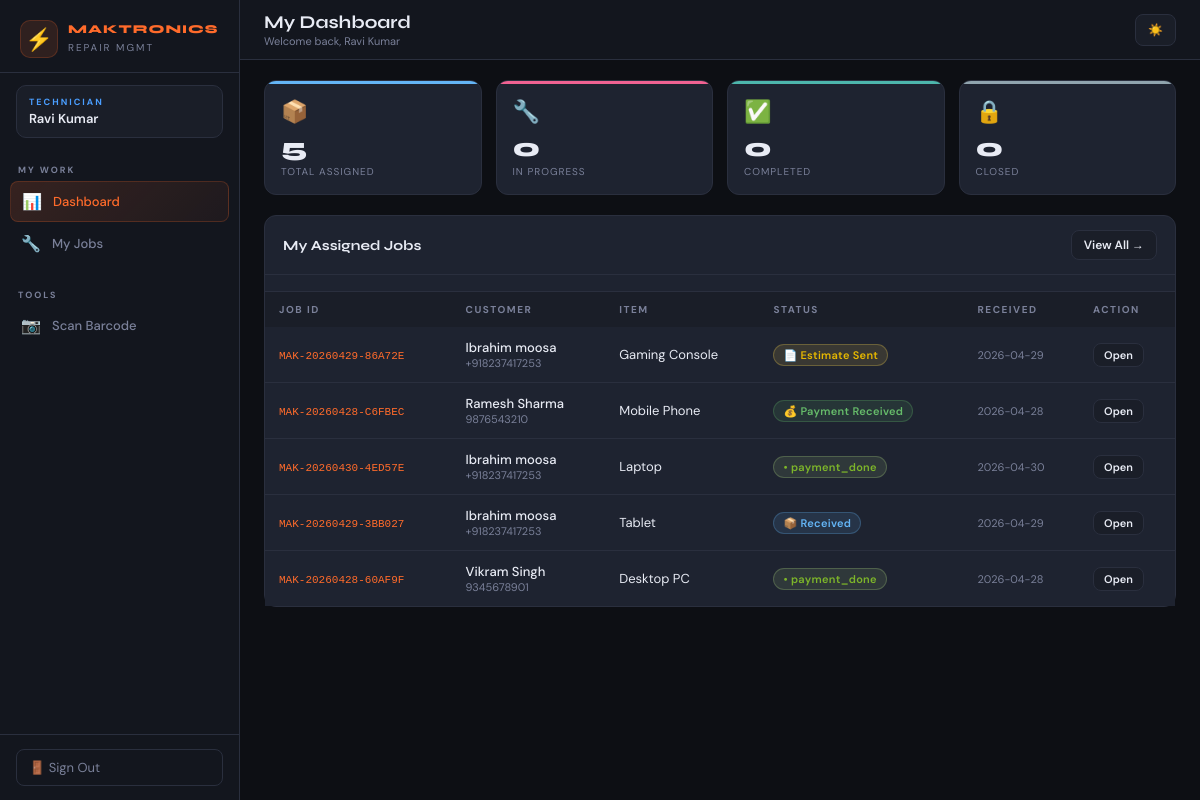
Page /tech (signed in) on the committed database.
### tables this page shows
CREATE TABLE jobs (
                id INTEGER PRIMARY KEY AUTOINCREMENT,
                job_id TEXT UNIQUE NOT NULL,
                customer_name TEXT,
                customer_phone TEXT,
                customer_email TEXT,
                item_description TEXT,
                item_type TEXT,
                barcode TEXT,
                status TEXT DEFAULT 'received',
                assigned_tech_id INTEGER,
                received_at TIMESTAMP DEFAULT CURRENT_TIMESTAMP,
                updated_at TIMESTAMP DEFAULT CURRENT_TIMESTAMP,
                repair_findings TEXT,
                parts_cost REAL DEFAULT 0,
                labour_cost REAL DEFAULT 0,
                total_amount REAL DEFAULT 0,
                invoice_number TEXT,
                payment_status TEXT DEFAULT 'pending',
                payment_received_at TIMESTAMP,
                tracking_number TEXT,
                dispatch_date TEXT,
                expected_delivery TEXT,
                delivered_at TIMESTAMP,
                notes TEXT, estimate_amount REAL DEFAULT 0, estimate_approved_at TIMESTAMP, not_repairable_reason TEXT, sent_back_to_customer_at TIMESTAMP, invoice_path TEXT, courier_name TEXT, courier_receipt_path TEXT, estimate_notes TEXT, estimate_sent_at TIMESTAMP, inspection_findings TEXT, invoice_generate_date TIMESTAMP, invoice_total_amount REAL DEFAULT 0, razorpay_order_id TEXT, razorpay_payment_id TEXT, payment_link TEXT, payment_token TEXT,
                FOREIGN KEY(assigned_tech_id) REFERENCES users(id)
            );

### app.py (the view)
@app.route('/tech')
@login_required
def tech_dashboard():
    db = get_db()
    tech_id = session['user_id']
    stats = {
        'total': db.execute("SELECT COUNT(*) FROM jobs WHERE assigned_tech_id=?", (tech_id,)).fetchone()[0],
        'in_repair': db.execute("SELECT COUNT(*) FROM jobs WHERE assigned_tech_id=? AND status='in_repair'", (tech_id,)).fetchone()[0],
        'repair_done': db.execute("SELECT COUNT(*) FROM jobs WHERE assigned_tech_id=? AND status='repair_done'", (tech_id,)).fetchone()[0],
        'closed': db.execute("SELECT COUNT(*) FROM jobs WHERE assigned_tech_id=? AND status='closed'", (tech_id,)).fetchone()[0],
    }
    my_jobs = db.execute("""
        SELECT * FROM jobs WHERE assigned_tech_id=? ORDER BY updated_at DESC LIMIT 10
    """, (tech_id,)).fetchall()
    return render_template('technician/dashboard.html', stats=stats, jobs=my_jobs,
                           status_flow=STATUS_FLOW)

### app.py (called while the page is built)
@app.context_processor
def inject_globals():
    def _has_perm(perm):
        if not session.get('user_id'):
            return False
        if session.get('role') == 'admin':
            return True
        db = get_db()
        user = db.execute("SELECT permissions FROM users WHERE id=?", (session['user_id'],)).fetchone()
        if not user:
            return False
        try:
            return json.loads(user['permissions'] or '{}').get(perm, False)
        except Exception:
            return False
    return dict(has_perm=_has_perm)

def get_db():
    conn = sqlite3.connect(DB_PATH)
    conn.row_factory = sqlite3.Row
    return conn

def login_required(f):
    @wraps(f)
    def decorated(*args, **kwargs):
        if 'user_id' not in session:
            return redirect(url_for('login'))
        return f(*args, **kwargs)
    return decorated

### templates/technician/dashboard.html (shortened to what this page needs)
{% extends 'shared/base.html' %}
{% block page_title %}My Dashboard{% endblock %}
{% block page_sub %}Welcome back, {{ session.name }}{% endblock %}
{% block nav %}
<div class="nav-section">
  <div class="nav-label">My Work</div>
  <a href="/tech" class="nav-item active"><span class="icon">📊</span> Dashboard</a>
  <a href="/tech/jobs" class="nav-item"><span class="icon">🔧</span> My Jobs</a>
</div>
<div class="nav-section">
  <div class="nav-label">Tools</div>
  <a href="/scanner" class="nav-item"><span class="icon">📷</span> Scan Barcode</a>
</div>
{% endblock %}
{% block content %}
<div class="stats-grid">
  <div class="stat-card" style="--accent-color:#64B5F6">
    <div class="stat-icon">📦</div>
    <div class="stat-value">{{ stats.total }}</div>
    <div class="stat-label">Total Assigned</div>
  </div>
  <div class="stat-card" style="--accent-color:#F06292">
    <div class="stat-icon">🔧</div>
    <div class="stat-value">{{ stats.in_repair }}</div>
    <div class="stat-label">In Progress</div>
  </div>
  <div class="stat-card" style="--accent-color:#4DB6AC">
    <div class="stat-icon">✅</div>
    <div class="stat-value">{{ stats.repair_done }}</div>
    <div class="stat-label">Completed</div>
  </div>
  <div class="stat-card" style="--accent-color:#90A4AE">
    <div class="stat-icon">🔒</div>
    <div class="stat-value">{{ stats.closed }}</div>
    <div class="stat-label">Closed</div>
  </div>
</div>
<div class="card" style="padding:0">
  <div class="card-header" style="padding:14px 18px">
    <span class="card-title">My Assigned Jobs</span>
    <a href="/tech/jobs" class="btn btn-secondary btn-sm">View All →</a>
  </div>
  {% if jobs %}
  <div class="table-wrap" style="border-radius:0;border-left:none;border-right:none;border-bottom:none">
    <table>
      <thead>
        <tr>
          <th>Job ID</th>
          <th>Customer</th>
          <th>Item</th>
          <th>Status</th>
          <th>Received</th>
          <th>Action</th>
        </tr>
      </thead>
      <tbody>
        {% for job in jobs %}
        <tr>
          <td><code style="font-size:11px;color:var(--accent)">{{ job.job_id }}</code></td>
          <td>
            <div style="font-weight:500">{{ job.customer_name or '—' }}</div>
            <div style="font-size:11px;color:var(--muted)">{{ job.customer_phone or '' }}</div>
          </td>
          <td>{{ job.item_type or '—' }}</td>
          <td>
            {% set s = status_flow.get(job.status, {'label': job.status, 'icon': '•'}) %}
            <span class="badge badge-{{ job.status }}">{{ s.icon }} {{ s.label }}</span>
          </td>
          <td style="font-size:11px;color:var(--muted);white-space:nowrap">{{ job.received_at[:10] }}</td>
          <td><a href="/tech/jobs/{{ job.job_id }}" class="btn btn-secondary btn-xs">Open</a></td>
        </tr>
        {% endfor %}
      </tbody>
    </table>
  </div>
  {% else %}
  <div class="empty-state">
    <div class="empty-icon">🎉</div>
    <div>No jobs assigned to you yet.</div>
  </div>
  {% endif %}
</div>
{% endblock %}

### rows in the picture
jobs: job_id "MAK-20260429-86A72E", customer_name "Ibrahim moosa", customer_phone "+918237417253", item_type "Gaming Console", icon "📄", label "Estimate Sent", received_at "2026-04-29"
jobs: job_id "MAK-20260428-C6FBEC", customer_name "Ramesh Sharma", customer_phone "9876543210", item_type "Mobile Phone", icon "💰", label "Payment Received", received_at "2026-04-28"
jobs: job_id "MAK-20260430-4ED57E", customer_name "Ibrahim moosa", customer_phone "+918237417253", item_type "Laptop", icon "•", label "payment_done", received_at "2026-04-30"
jobs: job_id "MAK-20260429-3BB027", customer_name "Ibrahim moosa", customer_phone "+918237417253", item_type "Tablet", icon "📦", label "Received", received_at "2026-04-29"
jobs: job_id "MAK-20260428-60AF9F", customer_name "Vikram Singh", customer_phone "9345678901", item_type "Desktop PC", icon "•", label "payment_done", received_at "2026-04-28"

### other values in the picture
{{ session.role }} "TECHNICIAN"
{{ session.name }} "Ravi Kumar"
{{ stats.total }} "5"
{{ stats.in_repair }} "0"
{{ stats.repair_done }} "0"
{{ stats.closed }} "0"
